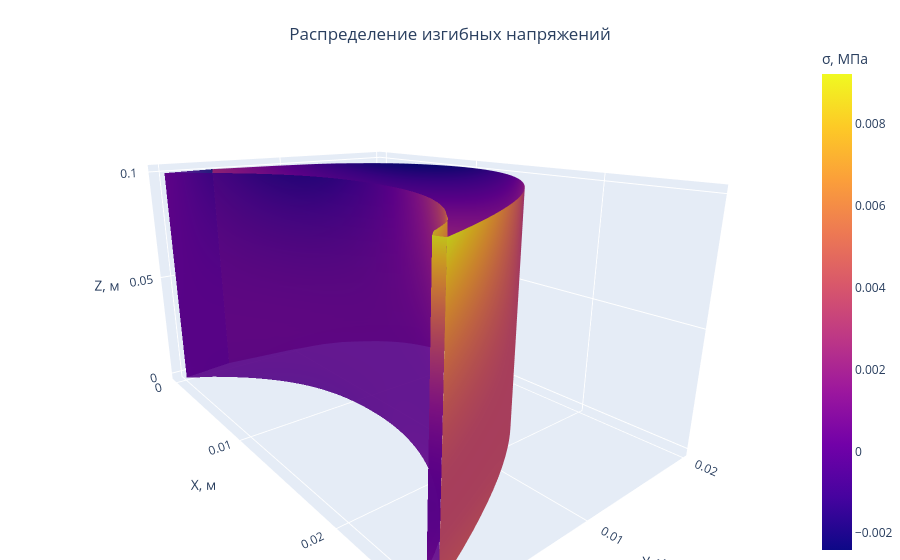

The code cell stored with this chart in its notebook:
### Code cell
import numpy as np
from scipy.interpolate import interp1d
import plotly.graph_objects as go

def plot_3d_bending_stress(xu, yu, xl, yl, 
                          blade_length, density,
                          inlet_axial_speed, outlet_axial_speed,
                          inlet_tangential_speed, outlet_tangential_speed,
                          inlet_pressure_profile, outlet_pressure_profile,
                          pitch, angle_of_frame,
                          eta_moment_inertia, zeta_moment_inertia,
                          height=0.1, num_points=100):

    f_u = interp1d(xu, yu, kind='cubic')
    x_u = np.linspace(min(xu), max(xu), num_points)
    y_u = f_u(x_u)
    
    f_l = interp1d(xl, yl, kind='cubic')
    x_l = np.linspace(min(xl), max(xl), num_points)
    y_l = f_l(x_l)

    z_levels = np.linspace(0, height, num_points)
    X_u, Z_u = np.meshgrid(x_u, z_levels)
    Y_u = np.array([y_u]*num_points)
    
    X_l, Z_l = np.meshgrid(x_l, z_levels)
    Y_l = np.array([y_l]*num_points)

    stress_upper = np.zeros_like(X_u)
    stress_lower = np.zeros_like(X_l)

    for i, z in enumerate(z_levels):
        coords_upper = np.column_stack([x_u, y_u, np.full_like(x_u, z)])
        coords_lower = np.column_stack([x_l, y_l, np.full_like(x_l, z)])

        all_coords = np.vstack([coords_upper, coords_lower])

        stresses = blade_bending_stress(
            z=z,
            blade_length=blade_length,
            density=density,
            inlet_axial_speed=inlet_axial_speed,
            outlet_axial_speed=outlet_axial_speed,
            inlet_tangential_speed=inlet_tangential_speed,
            outlet_tangential_speed=outlet_tangential_speed,
            inlet_pressure_profile=inlet_pressure_profile,
            outlet_pressure_profile=outlet_pressure_profile,
            pitch=pitch,
            angle_of_frame=angle_of_frame,
            eta_moment_inertia=eta_moment_inertia,
            zeta_moment_inertia=zeta_moment_inertia,
            coordinates=all_coords
        ) / 1e6 

        stress_upper[i] = stresses[:len(x_u)]
        stress_lower[i] = stresses[len(x_u):]

    fig = go.Figure()
    fig.add_trace(go.Surface(
        x=X_u,
        y=Y_u,
        z=Z_u,
        surfacecolor=stress_upper,
        colorscale='Plasma',
        opacity=0.9,
        showscale=True,
        name='Изгибные напряжения',
        colorbar=dict(title='σ, МПа'),
        hoverinfo='x+y+z+text',
        text=np.round(stress_upper, 2)
    ))

    fig.add_trace(go.Surface(
        x=X_l,
        y=Y_l,
        z=Z_l,
        surfacecolor=stress_lower,
        colorscale='Plasma',
        showscale=False,
        hoverinfo='x+y+z+text',
        text=np.round(stress_lower, 2)
    ))

    fig.update_layout(
        title=dict(
            text='Распределение изгибных напряжений',
            y=0.95,
            x=0.5
        ),
        scene=dict(
            xaxis_title='X, м',
            yaxis_title='Y, м',
            zaxis_title='Z, м',
            aspectratio=dict(x=1.5, y=1, z=0.8),
            camera=dict(
                eye=dict(x=1.5, y=-1.2, z=0.6),
                up=dict(x=0, y=0, z=1)
            )
        ),
        margin=dict(l=0, r=0, b=0, t=40)
    )
    
    fig.show()

plot_3d_bending_stress(
    xu, yu, xl, yl,
    blade_length=0.02529,
    density=7900,
    inlet_axial_speed=219.657679547258,
    outlet_axial_speed=75.69174834033075,
    inlet_tangential_speed=370.0835015978625,
    outlet_tangential_speed=12.312564410331605,
    inlet_pressure_profile=P_in,
    outlet_pressure_profile=P_out,
    pitch=0.65,
    eta_moment_inertia = 0.43,
    zeta_moment_inertia = 1.01,
    angle_of_frame = 77.8,
    height=0.1,
    num_points=50
)

### Figure 1 — Plotly figure (JSON) as saved in the notebook; plotly's stock layout.template omitted (floating-point values rounded to 4 significant figures; data arrays with more than 128 entries replaced by an {"elided": "..."} marker saying what was removed)
{"data": [{"colorbar": {"title": {"text": "σ, МПа"}}, "colorscale": [[0, "#0d0887"], [0.1111, "#46039f"], [0.2222, "#7201a8"], [0.3333, "#9c179e"], [0.4444, "#bd3786"], [0.5556, "#d8576b"], [0.6667, "#ed7953"], [0.7778, "#fb9f3a"], [0.8889, "#fdca26"], [1, "#f0f921"]], "hoverinfo": "x+y+z+text", "name": "Изгибные напряжения", "opacity": 0.9, "showscale": true, "surfacecolor": {"elided": "50x50 float values"}, "text": {"elided": "50x50 float values"}, "type": "surface", "x": {"elided": "50x50 float values"}, "y": {"elided": "50x50 float values"}, "z": {"elided": "50x50 float values"}}, {"colorscale": [[0, "#0d0887"], [0.1111, "#46039f"], [0.2222, "#7201a8"], [0.3333, "#9c179e"], [0.4444, "#bd3786"], [0.5556, "#d8576b"], [0.6667, "#ed7953"], [0.7778, "#fb9f3a"], [0.8889, "#fdca26"], [1, "#f0f921"]], "hoverinfo": "x+y+z+text", "showscale": false, "surfacecolor": {"elided": "50x50 float values"}, "text": {"elided": "50x50 float values"}, "type": "surface", "x": {"elided": "50x50 float values"}, "y": {"elided": "50x50 float values"}, "z": {"elided": "50x50 float values"}}], "layout": {"margin": {"b": 0, "l": 0, "r": 0, "t": 40}, "scene": {"aspectratio": {"x": 1.5, "y": 1, "z": 0.8}, "camera": {"eye": {"x": 1.5, "y": -1.2, "z": 0.6}, "up": {"x": 0, "y": 0, "z": 1}}, "xaxis": {"title": {"text": "X, м"}}, "yaxis": {"title": {"text": "Y, м"}}, "zaxis": {"title": {"text": "Z, м"}}}, "title": {"text": "Распределение изгибных напряжений", "x": 0.5, "y": 0.95}}}
